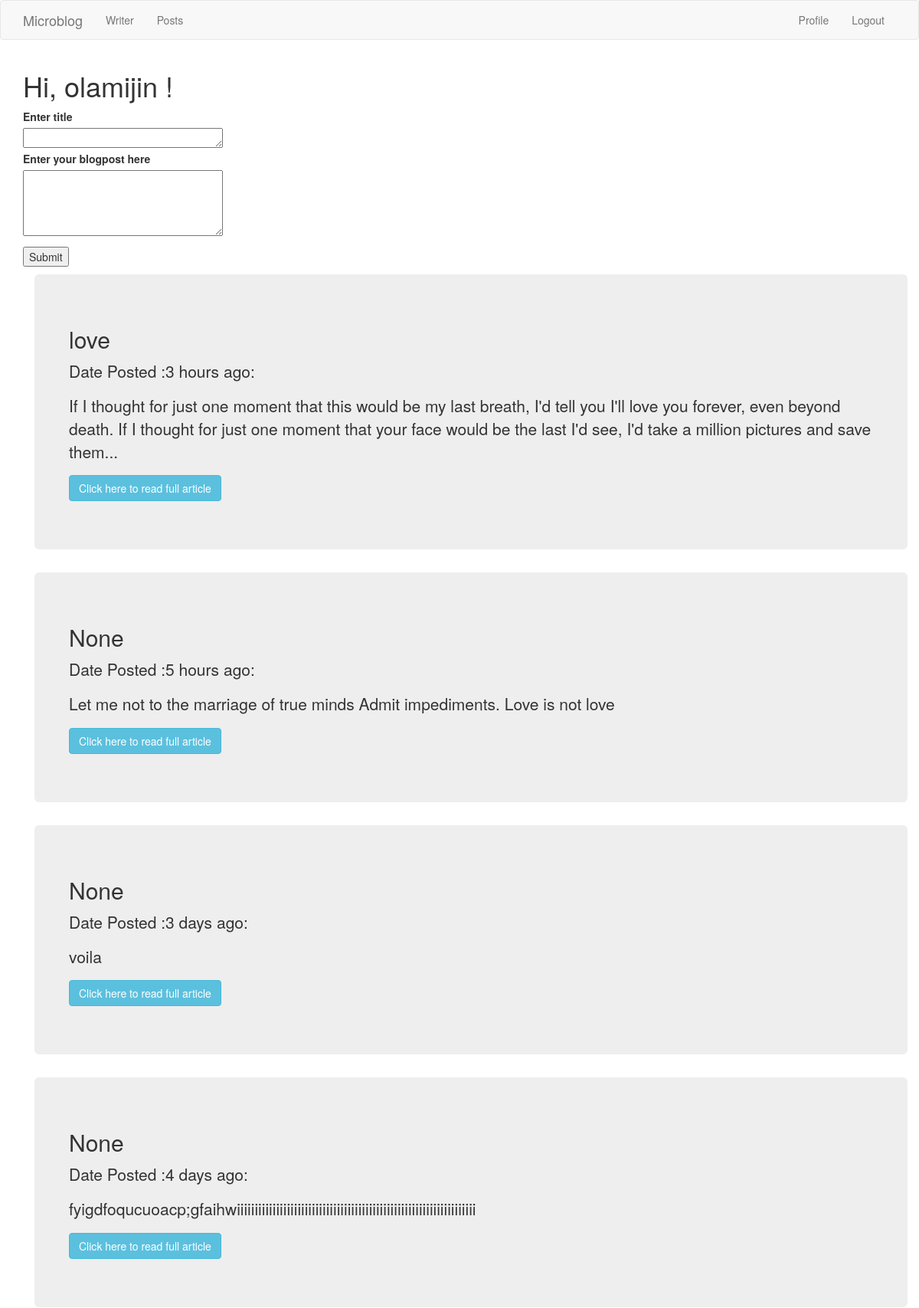
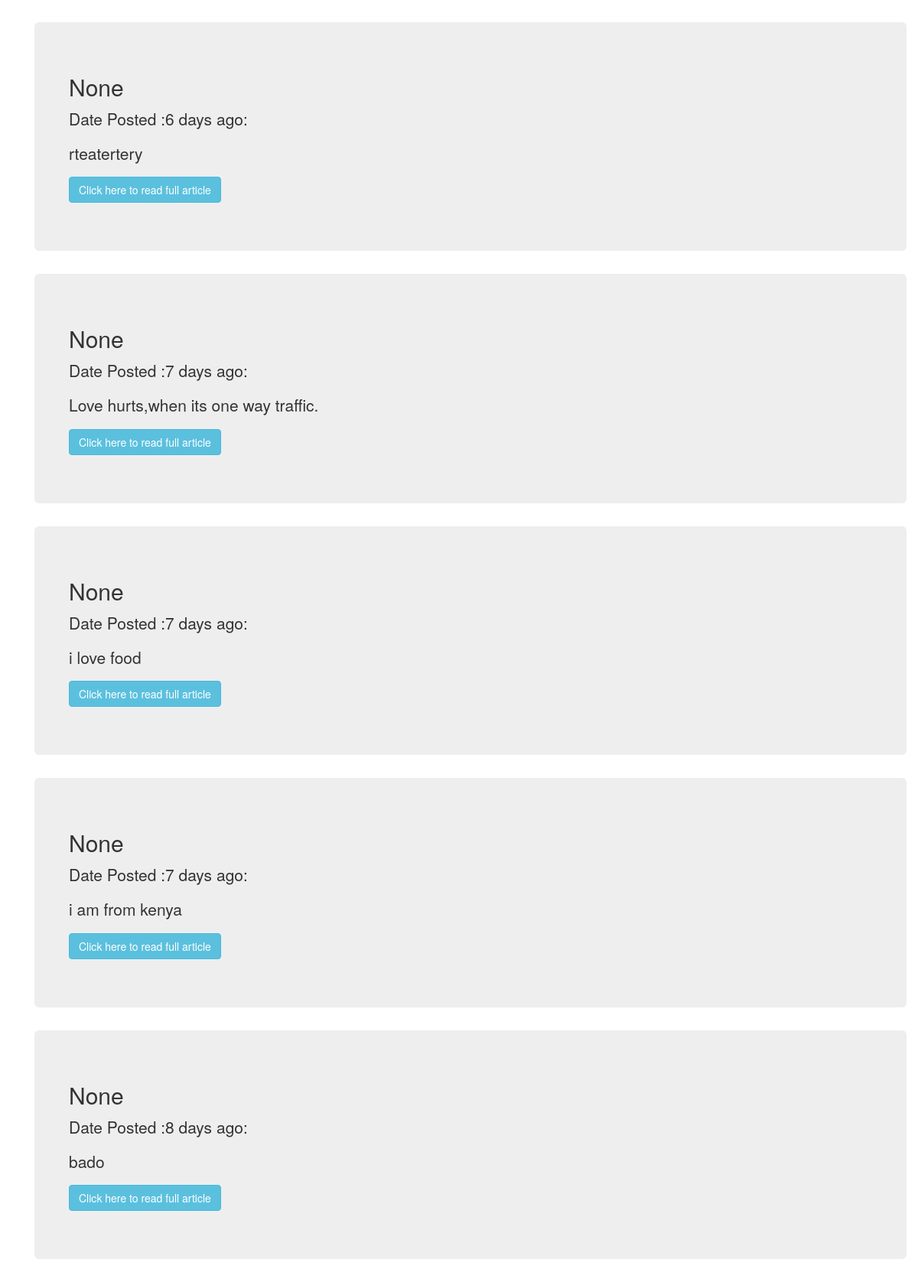
The app's page /index (signed in) with its own data (2 pictures, top to bottom).
### app/models.py (models this page shows, shortened)
class User(UserMixin, db.Model):
    id = db.Column(db.Integer, primary_key = True)
    username = db.Column(db.String(64), index =True, unique=True)
    email = db.Column(db.String(120), index=True,unique = True)
    password_hash = db.Column(db.String(128))
    posts = db.relationship('Post', backref ='author',lazy = 'dynamic')
    about_me = db.Column(db.String(140))
    last_seen = db.Column(db.DateTime, default = datetime.utcnow)

class Post(db.Model):
    id = db.Column(db.Integer,primary_key=True)
    title = db.Column(db.String(30))
    body = db.Column(db.String(1000))
    timestamp = db.Column(db.DateTime, index= True, default =datetime.utcnow)
    user_id = db.Column(db.Integer,db.ForeignKey('user.id'))

### app/main/routes.py (the view)
@bp.route('/',methods=['GET', 'POST'])
@bp.route('/index',methods=['GET', 'POST'])
@login_required
@basic_auth.required
def index():
    form = PostForm()
    if form.validate_on_submit():
        post = Post(title=form.title.data,body=form.post.data, author=current_user)
        db.session.add(post)
        db.session.commit()
        flash('Your post is now live!')
        return redirect(url_for('main.index'))
    page = request.args.get('page',1,type=int)
    posts = Post.query.order_by(Post.timestamp.desc()).paginate(
        page, current_app.config['POSTS_PER_PAGE'], False)
    next_url = url_for('main.index', page=posts.next_num) \
        if posts.has_next else None
    prev_url = url_for('main.index', page=posts.prev_num) \
         if posts.has_prev else None
    return render_template('index.html', title ='title',posts=posts.items,
        form = form,next_url=next_url,prev_url=prev_url)

### app/main/forms.py
class PostForm(FlaskForm):
    title = TextAreaField('Enter title',validators =[DataRequired(),Length(min=1,max=30)])
    post = TextAreaField('Enter your blogpost here',validators =[DataRequired(),Length(min=1,max=1000)])
    submit = SubmitField('Submit')

### app/main/routes.py (called while the page is built)
@bp.before_request
def before_request():
    if current_user.is_authenticated:
        current_user.last_seen = datetime.utcnow()
        db.session.commit()

### app/models.py (called while the page is built)
@login.user_loader
def load_user(id):
    return User.query.get(int(id))

### app/templates/index.html (shortened to what this page needs)
{% extends "base.html"%}
{% import 'bootstrap/wtf.html' as wtf %}
  {% block app_content %}
    <h1> Hi, {{ current_user.username}} !</h1>
    {% if form%}
      <form action="" method="post">
        <p>
              {{ form.title.label}}<br />
              {{ form.title(cols=32, rows=1) }}<br />
              {{ form.post.label }}<br>
              {{ form.post(cols=32, rows=4) }}<br>
          </p>
          <p>{{ form.submit() }}</p>
      </form>
    {% endif %}
      {% for post in posts %}
        {% include '_post.html'%}
      {% endfor %}
  {% endblock %}

### app/templates/_post.html
<div class="container">
  <div class="jumbotron">
    <div class="row">
      <h2> {{ post.title }}</h2>
      <p> Date Posted :{{ moment(post.timestamp).fromNow() }}:</p>
      <p>{{ post.body |truncate (250)}}</p>
      <p><a href="{{url_for('main.fullpost',id=post.id)}}"><button class="btn btn-info">Click here to read full article</button></a></p>
    </div>
  </div>
</div>

### records on screen
User: username "olamijin"
Post: title "love", timestamp "3 hours ago", body "If I thought for just one moment that this would be my last breath, I'd tell you I'll love you forever, even beyond death. If I thought for just one moment that your face would be the last I'd see, I'd take a million pictures and save them..."
Post: title "None", timestamp "5 hours ago", body "Let me not to the marriage of true minds Admit impediments. Love is not love"
Post: title "None", timestamp "3 days ago", body "voila"
Post: title "None", timestamp "4 days ago", body "fyigdfoqucuoacp;gfaihwiiiiiiiiiiiiiiiiiiiiiiiiiiiiiiiiiiiiiiiiiiiiiiiiiiiiiiiiiiiiiiiiiii"
Post: title "None", timestamp "6 days ago", body "rteatertery"
Post: title "None", timestamp "7 days ago", body "Love hurts,when its one way traffic."
Post: title "None", timestamp "7 days ago", body "i love food"
Post: title "None", timestamp "7 days ago", body "i am from kenya"
Post: title "None", timestamp "8 days ago", body "bado"
